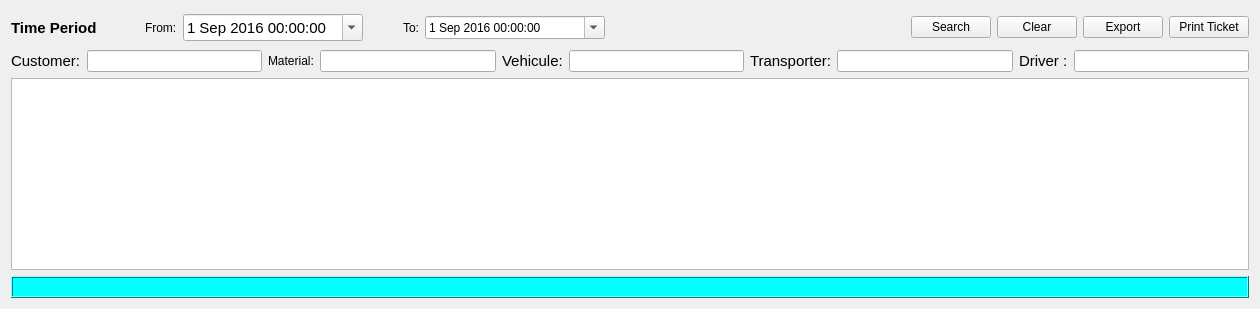
      <widget class="QWidget" name="SearchTab">
       <property name="sizePolicy">
        <sizepolicy hsizetype="Preferred" vsizetype="Preferred">
         <horstretch>0</horstretch>
         <verstretch>0</verstretch>
        </sizepolicy>
       </property>
       <attribute name="title">
        <string>Search</string>
       </attribute>
       <layout class="QGridLayout" name="gridLayout_3">
        <item row="0" column="0">
         <layout class="QHBoxLayout" name="horizontalLayout_6">
          <item>
           <layout class="QHBoxLayout" name="horizontalLayout_4">
            <item>
             <widget class="QLabel" name="label_14">
              <property name="font">
               <font>
                <pointsize>11</pointsize>
                <bold>true</bold>
               </font>
              </property>
              <property name="text">
               <string>Time Period          </string>
              </property>
             </widget>
            </item>
            <item>
             <widget class="QLabel" name="label_5">
              <property name="text">
               <string>From:</string>
              </property>
             </widget>
            </item>
            <item>
             <widget class="QDateTimeEdit" name="deStartTime">
              <property name="sizePolicy">
               <sizepolicy hsizetype="Fixed" vsizetype="Fixed">
                <horstretch>0</horstretch>
                <verstretch>0</verstretch>
               </sizepolicy>
              </property>
              <property name="minimumSize">
               <size>
                <width>180</width>
                <height>0</height>
               </size>
              </property>
              <property name="font">
               <font>
                <pointsize>11</pointsize>
                <bold>false</bold>
               </font>
              </property>
              <property name="mouseTracking">
               <bool>false</bool>
              </property>
              <property name="toolTip">
               <string>Starting Date for search</string>
              </property>
              <property name="whatsThis">
               <string/>
              </property>
              <property name="dateTime">
               <datetime>
                <hour>0</hour>
                <minute>0</minute>
                <second>0</second>
                <year>2016</year>
                <month>9</month>
                <day>1</day>
               </datetime>
              </property>
              <property name="minimumDateTime">
               <datetime>
                <hour>0</hour>
                <minute>0</minute>
                <second>0</second>
                <year>2012</year>
                <month>9</month>
                <day>1</day>
               </datetime>
              </property>
              <property name="minimumDate">
               <date>
                <year>2012</year>
                <month>9</month>
                <day>1</day>
               </date>
              </property>
              <property name="currentSection">
               <enum>QDateTimeEdit::MonthSection</enum>
              </property>
              <property name="calendarPopup">
               <bool>true</bool>
              </property>
             </widget>
            </item>
           </layout>
          </item>
          <item>
           <spacer name="horizontalSpacer">
            <property name="orientation">
             <enum>Qt::Horizontal</enum>
            </property>
            <property name="sizeType">
             <enum>QSizePolicy::Fixed</enum>
            </property>
            <property name="sizeHint" stdset="0">
             <size>
              <width>34</width>
              <height>33</height>
             </size>
            </property>
           </spacer>
          </item>
          <item>
           <layout class="QHBoxLayout" name="horizontalLayout_5">
            <item>
             <widget class="QLabel" name="label_6">
              <property name="text">
               <string>To:</string>
              </property>
             </widget>
            </item>
            <item>
             <widget class="QDateTimeEdit" name="deEndTime">
              <property name="minimumSize">
               <size>
                <width>180</width>
                <height>0</height>
               </size>
              </property>
              <property name="dateTime">
               <datetime>
                <hour>0</hour>
                <minute>0</minute>
                <second>0</second>
                <year>2016</year>
                <month>9</month>
                <day>1</day>
               </datetime>
              </property>
              <property name="minimumDate">
               <date>
                <year>2012</year>
                <month>9</month>
                <day>1</day>
               </date>
              </property>
              <property name="calendarPopup">
               <bool>true</bool>
              </property>
             </widget>
            </item>
           </layout>
          </item>
          <item>
           <spacer name="horizontalSpacer_2">
            <property name="orientation">
             <enum>Qt::Horizontal</enum>
            </property>
            <property name="sizeType">
             <enum>QSizePolicy::Expanding</enum>
            </property>
            <property name="sizeHint" stdset="0">
             <size>
              <width>300</width>
              <height>20</height>
             </size>
            </property>
           </spacer>
          </item>
          <item>
           <widget class="QPushButton" name="pbSearch">
            <property name="text">
             <string>Search</string>
            </property>
           </widget>
          </item>
          <item>
           <widget class="QPushButton" name="pbClear">
            <property name="text">
             <string>Clear</string>
            </property>
           </widget>
          </item>
          <item>
           <widget class="QPushButton" name="pbExport">
            <property name="text">
             <string>Export</string>
            </property>
           </widget>
          </item>
          <item>
           <widget class="QPushButton" name="pbPrintTicket">
            <property name="text">
             <string>Print Ticket</string>
            </property>
           </widget>
          </item>
         </layout>
        </item>
        <item row="2" column="0">
         <widget class="QTableView" name="tvResult">
          <property name="alternatingRowColors">
           <bool>true</bool>
          </property>
          <property name="selectionMode">
           <enum>QAbstractItemView::MultiSelection</enum>
          </property>
         </widget>
        </item>
        <item row="1" column="0">
         <layout class="QHBoxLayout" name="horizontalLayout">
          <item>
           <widget class="QLabel" name="label_8">
            <property name="text">
             <string>&lt;html&gt;&lt;head/&gt;&lt;body&gt;&lt;p&gt;&lt;span style=&quot; font-size:11pt;&quot;&gt;Customer:&lt;/span&gt;&lt;/p&gt;&lt;/body&gt;&lt;/html&gt;</string>
            </property>
           </widget>
          </item>
          <item>
           <widget class="QLineEdit" name="leCustomer1">
            <property name="toolTip">
             <string>Customer to search for</string>
            </property>
           </widget>
          </item>
          <item>
           <widget class="QLabel" name="label_11">
            <property name="text">
             <string>Material:</string>
            </property>
           </widget>
          </item>
          <item>
           <widget class="QLineEdit" name="leMaterial"/>
          </item>
          <item>
           <widget class="QLabel" name="label_7">
            <property name="text">
             <string>&lt;html&gt;&lt;head/&gt;&lt;body&gt;&lt;p&gt;&lt;span style=&quot; font-size:11pt;&quot;&gt;Vehicule:&lt;/span&gt;&lt;/p&gt;&lt;/body&gt;&lt;/html&gt;</string>
            </property>
           </widget>
          </item>
          <item>
           <widget class="QLineEdit" name="leVehicule1"/>
          </item>
          <item>
           <widget class="QLabel" name="label_9">
            <property name="contextMenuPolicy">
             <enum>Qt::NoContextMenu</enum>
            </property>
            <property name="text">
             <string>&lt;html&gt;&lt;head/&gt;&lt;body&gt;&lt;p&gt;&lt;span style=&quot; font-size:11pt;&quot;&gt;Transporter:&lt;/span&gt;&lt;/p&gt;&lt;/body&gt;&lt;/html&gt;</string>
            </property>
           </widget>
          </item>
          <item>
           <widget class="QLineEdit" name="leTransporter1"/>
          </item>
          <item>
           <widget class="QLabel" name="label_10">
            <property name="text">
             <string>&lt;html&gt;&lt;head/&gt;&lt;body&gt;&lt;p&gt;&lt;span style=&quot; font-size:11pt;&quot;&gt;Driver :&lt;/span&gt;&lt;/p&gt;&lt;/body&gt;&lt;/html&gt;</string>
            </property>
           </widget>
          </item>
          <item>
           <widget class="QLineEdit" name="leDriver1"/>
          </item>
         </layout>
        </item>
        <item row="3" column="0">
         <widget class="QLabel" name="lresult">
          <property name="palette">
           <palette>
            <active>
             <colorrole role="WindowText">
              <brush brushstyle="SolidPattern">
               <color alpha="255">
                <red>0</red>
                <green>0</green>
                <blue>0</blue>
               </color>
              </brush>
             </colorrole>
             <colorrole role="Button">
              <brush brushstyle="SolidPattern">
               <color alpha="255">
                <red>0</red>
                <green>255</green>
                <blue>255</blue>
               </color>
              </brush>
             </colorrole>
             <colorrole role="Light">
              <brush brushstyle="SolidPattern">
               <color alpha="255">
                <red>127</red>
                <green>255</green>
                <blue>255</blue>
               </color>
              </brush>
             </colorrole>
             <colorrole role="Midlight">
              <brush brushstyle="SolidPattern">
               <color alpha="255">
                <red>63</red>
                <green>255</green>
                <blue>255</blue>
               </color>
              </brush>
             </colorrole>
             <colorrole role="Dark">
              <brush brushstyle="SolidPattern">
               <color alpha="255">
                <red>0</red>
                <green>127</green>
                <blue>127</blue>
               </color>
              </brush>
             </colorrole>
             <colorrole role="Mid">
              <brush brushstyle="SolidPattern">
               <color alpha="255">
                <red>0</red>
                <green>170</green>
                <blue>170</blue>
               </color>
              </brush>
             </colorrole>
             <colorrole role="Text">
              <brush brushstyle="SolidPattern">
               <color alpha="255">
                <red>0</red>
                <green>0</green>
                <blue>0</blue>
               </color>
              </brush>
             </colorrole>
             <colorrole role="BrightText">
              <brush brushstyle="SolidPattern">
               <color alpha="255">
                <red>255</red>
                <green>255</green>
                <blue>255</blue>
               </color>
              </brush>
             </colorrole>
             <colorrole role="ButtonText">
              <brush brushstyle="SolidPattern">
               <color alpha="255">
                <red>0</red>
                <green>0</green>
                <blue>0</blue>
               </color>
              </brush>
             </colorrole>
             <colorrole role="Base">
              <brush brushstyle="SolidPattern">
               <color alpha="255">
                <red>255</red>
                <green>255</green>
                <blue>255</blue>
               </color>
              </brush>
             </colorrole>
             <colorrole role="Window">
              <brush brushstyle="SolidPattern">
               <color alpha="255">
                <red>0</red>
                <green>255</green>
                <blue>255</blue>
               </color>
              </brush>
             </colorrole>
             <colorrole role="Shadow">
              <brush brushstyle="SolidPattern">
               <color alpha="255">
                <red>0</red>
                <green>0</green>
                <blue>0</blue>
               </color>
              </brush>
             </colorrole>
             <colorrole role="AlternateBase">
              <brush brushstyle="SolidPattern">
               <color alpha="255">
                <red>127</red>
                <green>255</green>
                <blue>255</blue>
               </color>
              </brush>
             </colorrole>
             <colorrole role="ToolTipBase">
              <brush brushstyle="SolidPattern">
               <color alpha="255">
                <red>255</red>
                <green>255</green>
                <blue>220</blue>
               </color>
              </brush>
             </colorrole>
             <colorrole role="ToolTipText">
              <brush brushstyle="SolidPattern">
               <color alpha="255">
                <red>0</red>
                <green>0</green>
                <blue>0</blue>
               </color>
              </brush>
             </colorrole>
             <colorrole role="PlaceholderText">
              <brush brushstyle="NoBrush">
               <color alpha="128">
                <red>0</red>
                <green>0</green>
                <blue>0</blue>
               </color>
              </brush>
             </colorrole>
            </active>
            <inactive>
             <colorrole role="WindowText">
              <brush brushstyle="SolidPattern">
               <color alpha="255">
                <red>0</red>
                <green>0</green>
                <blue>0</blue>
               </color>
              </brush>
             </colorrole>
             <colorrole role="Button">
              <brush brushstyle="SolidPattern">
               <color alpha="255">
                <red>0</red>
                <green>255</green>
                <blue>255</blue>
               </color>
              </brush>
             </colorrole>
             <colorrole role="Light">
              <brush brushstyle="SolidPattern">
               <color alpha="255">
                <red>127</red>
                <green>255</green>
                <blue>255</blue>
               </color>
              </brush>
             </colorrole>
             <colorrole role="Midlight">
              <brush brushstyle="SolidPattern">
               <color alpha="255">
                <red>63</red>
                <green>255</green>
                <blue>255</blue>
               </color>
              </brush>
             </colorrole>
             <colorrole role="Dark">
              <brush brushstyle="SolidPattern">
               <color alpha="255">
                <red>0</red>
                <green>127</green>
                <blue>127</blue>
               </color>
              </brush>
             </colorrole>
             <colorrole role="Mid">
              <brush brushstyle="SolidPattern">
               <color alpha="255">
                <red>0</red>
                <green>170</green>
                <blue>170</blue>
               </color>
              </brush>
             </colorrole>
             <colorrole role="Text">
              <brush brushstyle="SolidPattern">
               <color alpha="255">
                <red>0</red>
                <green>0</green>
                <blue>0</blue>
               </color>
              </brush>
             </colorrole>
             <colorrole role="BrightText">
              <brush brushstyle="SolidPattern">
               <color alpha="255">
                <red>255</red>
                <green>255</green>
                <blue>255</blue>
               </color>
              </brush>
             </colorrole>
             <colorrole role="ButtonText">
              <brush brushstyle="SolidPattern">
               <color alpha="255">
                <red>0</red>
                <green>0</green>
                <blue>0</blue>
               </color>
              </brush>
             </colorrole>
             <colorrole role="Base">
              <brush brushstyle="SolidPattern">
               <color alpha="255">
                <red>255</red>
                <green>255</green>
                <blue>255</blue>
               </color>
              </brush>
             </colorrole>
             <colorrole role="Window">
              <brush brushstyle="SolidPattern">
               <color alpha="255">
                <red>0</red>
                <green>255</green>
                <blue>255</blue>
               </color>
              </brush>
             </colorrole>
             <colorrole role="Shadow">
              <brush brushstyle="SolidPattern">
               <color alpha="255">
                <red>0</red>
                <green>0</green>
                <blue>0</blue>
               </color>
              </brush>
             </colorrole>
             <colorrole role="AlternateBase">
              <brush brushstyle="SolidPattern">
               <color alpha="255">
                <red>127</red>
                <green>255</green>
                <blue>255</blue>
               </color>
              </brush>
             </colorrole>
             <colorrole role="ToolTipBase">
              <brush brushstyle="SolidPattern">
               <color alpha="255">
                <red>255</red>
                <green>255</green>
                <blue>220</blue>
               </color>
              </brush>
             </colorrole>
             <colorrole role="ToolTipText">
              <brush brushstyle="SolidPattern">
               <color alpha="255">
                <red>0</red>
                <green>0</green>
                <blue>0</blue>
               </color>
              </brush>
             </colorrole>
             <colorrole role="PlaceholderText">
              <brush brushstyle="NoBrush">
               <color alpha="128">
                <red>0</red>
                <green>0</green>
                <blue>0</blue>
               </color>
              </brush>
             </colorrole>
            </inactive>
            <disabled>
             <colorrole role="WindowText">
              <brush brushstyle="SolidPattern">
               <color alpha="255">
                <red>0</red>
                <green>127</green>
                <blue>127</blue>
               </color>
              </brush>
             </colorrole>
             <colorrole role="Button">
              <brush brushstyle="SolidPattern">
               <color alpha="255">
                <red>0</red>
                <green>255</green>
                <blue>255</blue>
               </color>
              </brush>
             </colorrole>
             <colorrole role="Light">
              <brush brushstyle="SolidPattern">
               <color alpha="255">
                <red>127</red>
                <green>255</green>
                <blue>255</blue>
               </color>
              </brush>
             </colorrole>
             <colorrole role="Midlight">
              <brush brushstyle="SolidPattern">
               <color alpha="255">
                <red>63</red>
                <green>255</green>
                <blue>255</blue>
               </color>
              </brush>
             </colorrole>
             <colorrole role="Dark">
              <brush brushstyle="SolidPattern">
               <color alpha="255">
                <red>0</red>
                <green>127</green>
                <blue>127</blue>
               </color>
              </brush>
             </colorrole>
             <colorrole role="Mid">
              <brush brushstyle="SolidPattern">
               <color alpha="255">
                <red>0</red>
                <green>170</green>
                <blue>170</blue>
               </color>
              </brush>
             </colorrole>
             <colorrole role="Text">
              <brush brushstyle="SolidPattern">
               <color alpha="255">
                <red>0</red>
                <green>127</green>
                <blue>127</blue>
               </color>
              </brush>
             </colorrole>
             <colorrole role="BrightText">
              <brush brushstyle="SolidPattern">
               <color alpha="255">
                <red>255</red>
                <green>255</green>
                <blue>255</blue>
               </color>
              </brush>
             </colorrole>
             <colorrole role="ButtonText">
              <brush brushstyle="SolidPattern">
               <color alpha="255">
                <red>0</red>
                <green>127</green>
                <blue>127</blue>
               </color>
              </brush>
             </colorrole>
             <colorrole role="Base">
              <brush brushstyle="SolidPattern">
               <color alpha="255">
                <red>0</red>
                <green>255</green>
                <blue>255</blue>
               </color>
              </brush>
             </colorrole>
             <colorrole role="Window">
              <brush brushstyle="SolidPattern">
               <color alpha="255">
                <red>0</red>
                <green>255</green>
                <blue>255</blue>
               </color>
              </brush>
             </colorrole>
             <colorrole role="Shadow">
              <brush brushstyle="SolidPattern">
               <color alpha="255">
                <red>0</red>
                <green>0</green>
                <blue>0</blue>
               </color>
              </brush>
             </colorrole>
             <colorrole role="AlternateBase">
              <brush brushstyle="SolidPattern">
               <color alpha="255">
                <red>0</red>
                <green>255</green>
                <blue>255</blue>
               </color>
              </brush>
             </colorrole>
             <colorrole role="ToolTipBase">
              <brush brushstyle="SolidPattern">
               <color alpha="255">
                <red>255</red>
                <green>255</green>
                <blue>220</blue>
               </color>
              </brush>
             </colorrole>
             <colorrole role="ToolTipText">
              <brush brushstyle="SolidPattern">
               <color alpha="255">
                <red>0</red>
                <green>0</green>
                <blue>0</blue>
               </color>
              </brush>
             </colorrole>
             <colorrole role="PlaceholderText">
              <brush brushstyle="NoBrush">
               <color alpha="128">
                <red>0</red>
                <green>0</green>
                <blue>0</blue>
               </color>
              </brush>
             </colorrole>
            </disabled>
           </palette>
          </property>
          <property name="font">
           <font>
            <pointsize>12</pointsize>
            <bold>true</bold>
           </font>
          </property>
          <property name="autoFillBackground">
           <bool>true</bool>
          </property>
          <property name="frameShape">
           <enum>QFrame::Box</enum>
          </property>
          <property name="frameShadow">
           <enum>QFrame::Raised</enum>
          </property>
          <property name="text">
           <string/>
          </property>
         </widget>
        </item>
       </layout>
      </widget>
